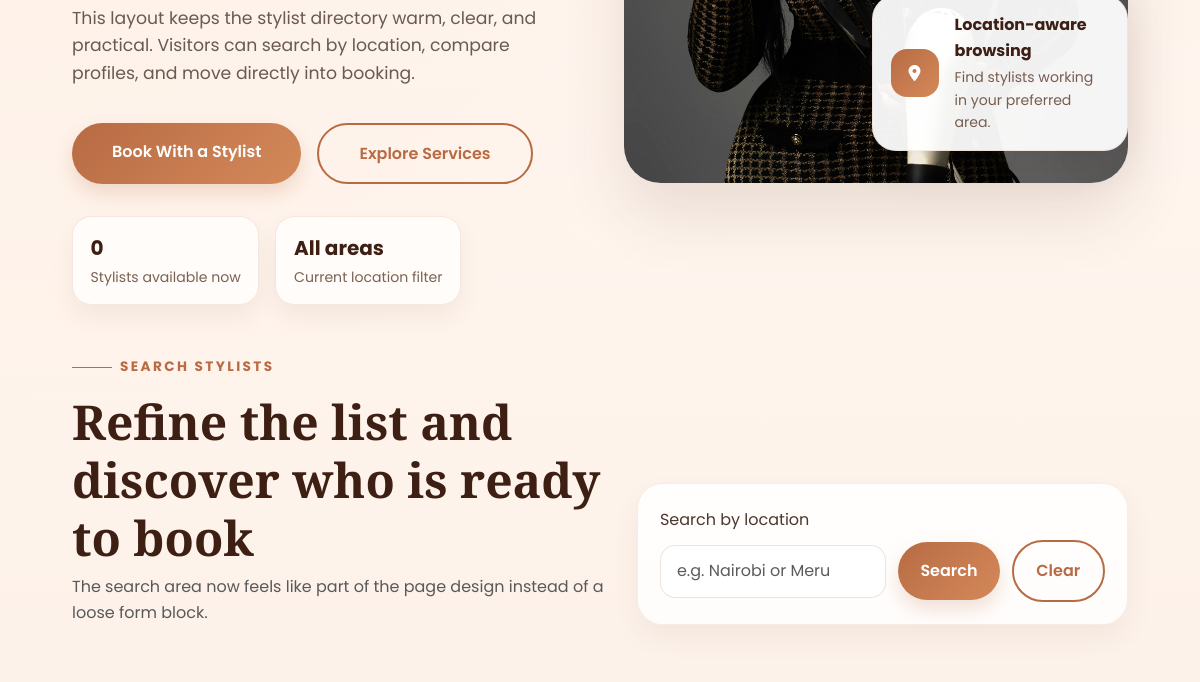
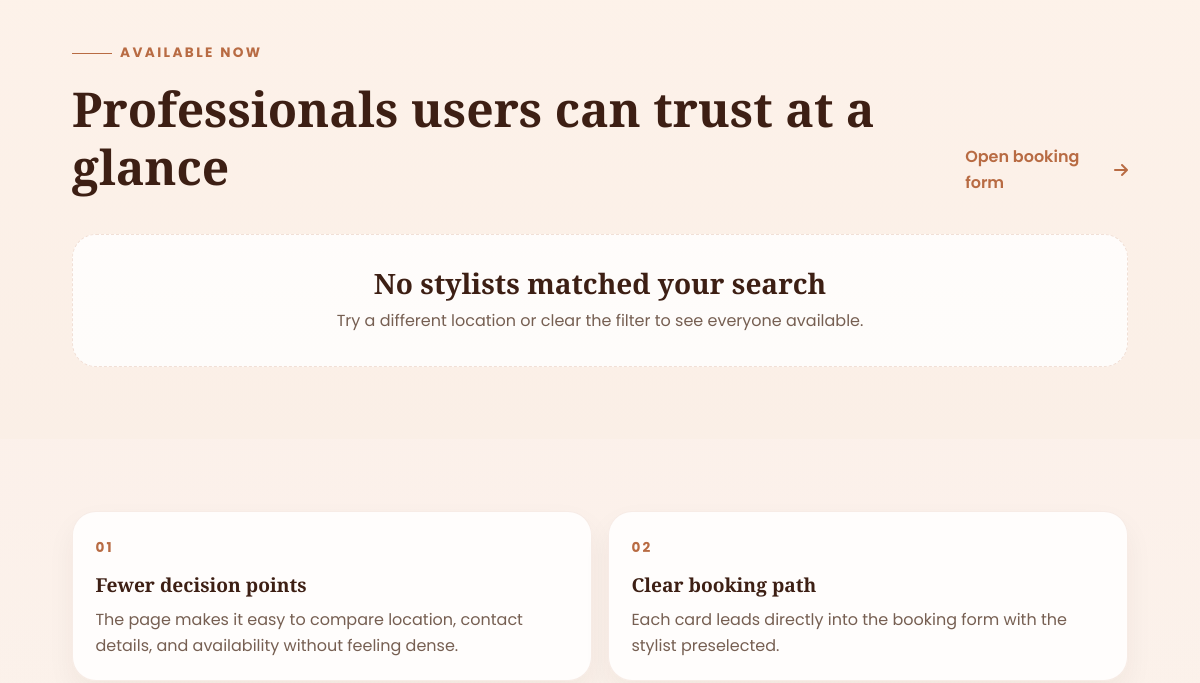
/stylists/ (middle part), run on an earlier commit of the app's database (2 pictures, top to bottom).
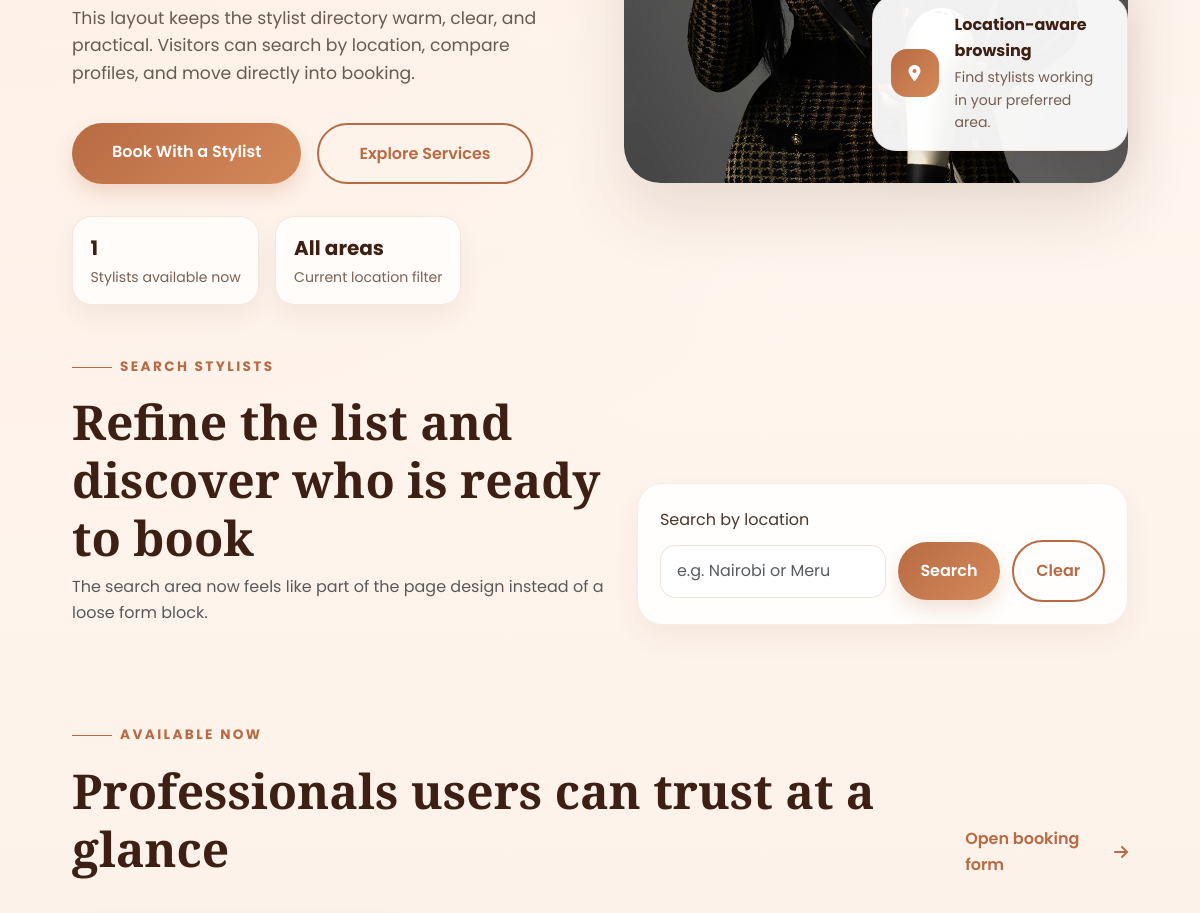
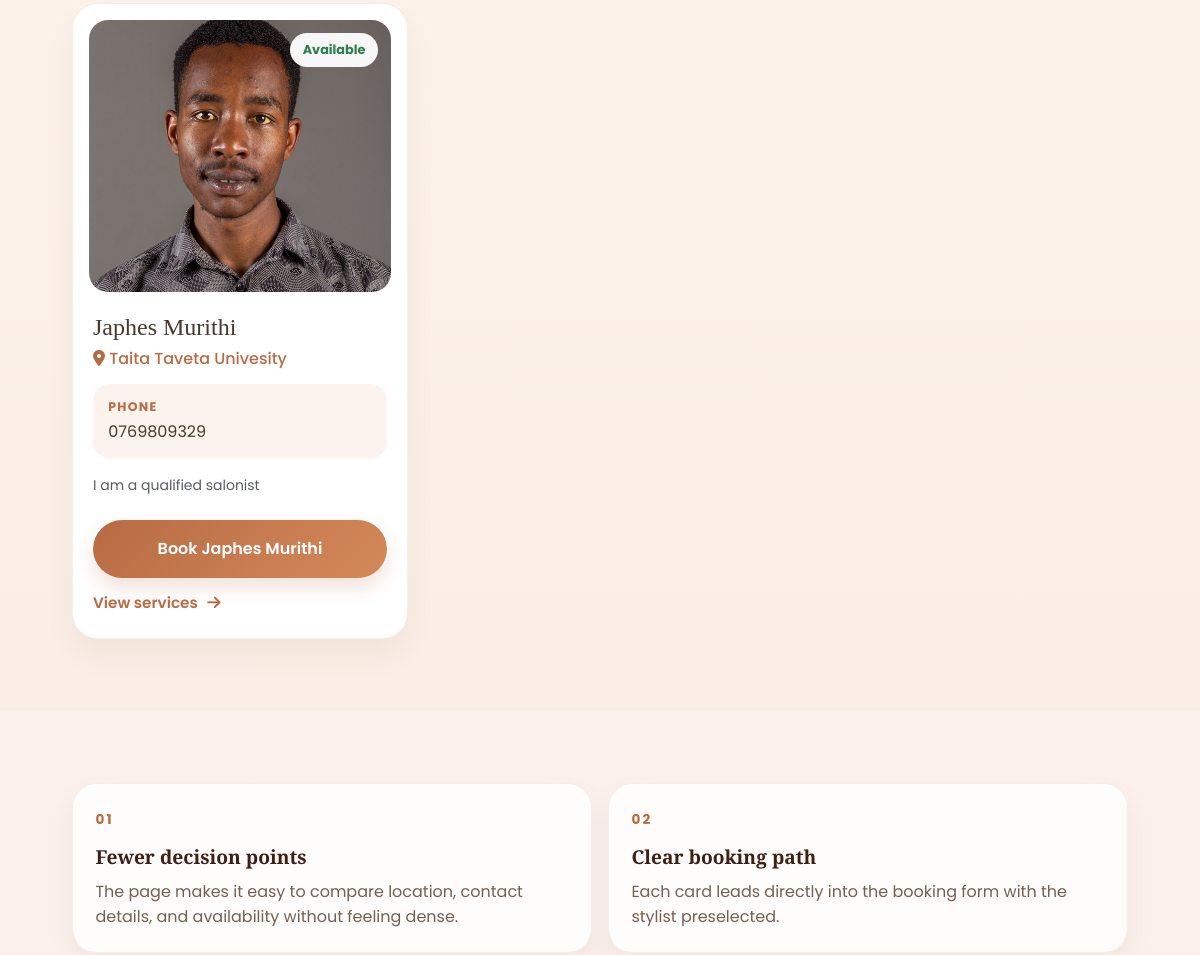
And on a later commit of the database (2 pictures, top to bottom).
### core/models.py (models this page shows, shortened)
class StylistProfile(models.Model):
    user = models.OneToOneField(User, on_delete=models.CASCADE)
    full_name = models.CharField(max_length=150)
    phone = models.CharField(max_length=20)
    location = models.CharField(max_length=100)
    bio = models.TextField()
    profile_image = models.ImageField(upload_to="stylists/", blank=True, null=True)
    is_available = models.BooleanField(default=True)
    class Meta:
        ordering = ["full_name"]

### core/views.py (the view)
# urls.py: path("stylists/", views.stylist_list, name="stylists"),
def stylist_list(request):
    location_query = request.GET.get("location", "").strip()
    stylists = StylistProfile.objects.filter(is_available=True)
    if location_query:
        stylists = stylists.filter(location__icontains=location_query)
    context = {
        "stylists": stylists,
        "location_query": location_query,
    }
    return render(request, "core/stylists.html", context)

### templates/core/stylists.html (shortened to what the changed rows need)
{% extends 'base.html' %}
{% load static %}
{% block content %}
<section class="page-hero page-hero-stylists">
    <div class="container">
        <div class="row align-items-center g-5">
            <div class="col-lg-6">
                <div class="hero-stats">
                    <div class="stat-chip">
                        <strong>{{ stylists|length }}</strong>
                        <span>Stylists available now</span>
                    </div>
                </div>
            </div>
        </div>
    </div>
</section>
<section class="page-summary-strip">
    <div class="container">
        <div class="directory-toolbar">
            <div class="directory-copy">
                <h2 class="section-title mb-2">Refine the list and discover who is ready to book</h2>
            </div>
        </div>
    </div>
</section>
<section class="stylists-spotlight">
    <div class="container">
        <div class="section-heading">
            <div>
                <h2 class="section-title mb-0">Professionals users can trust at a glance</h2>
            </div>
        </div>
        <div class="row g-4">
            {% for stylist in stylists %}
            <div class="col-md-6 col-xl-4">
                <article class="stylist-card stylist-directory-card">
                    <div class="stylist-card-top">
                        {% if stylist.profile_image %}
                            <img src="{{ stylist.profile_image.url }}" alt="{{ stylist.full_name }}" class="stylist-avatar">
                        {% else %}
                            <img src="{% static stylist.placeholder_image %}" alt="{{ stylist.full_name }}" class="stylist-avatar">
                        {% endif %}
                        <span class="availability-pill">Available</span>
                    </div>
                    <div class="stylist-card-body">
                        <div class="stylist-meta-row">
                            <div>
                                <h2 class="h4 mb-1">{{ stylist.full_name }}</h2>
                                <p class="stylist-location"><i class="fas fa-location-dot"></i> {{ stylist.location }}</p>
                            </div>
                        </div>
                        <div class="profile-detail">
                            <strong>Phone</strong>
                            <span>{{ stylist.phone }}</span>
                        </div>
                        <p class="text-muted small mb-4">{{ stylist.bio|truncatewords:24 }}</p>
                        <div class="service-card-footer">
                            <a href="{% url 'book_service' %}?stylist={{ stylist.id }}" class="btn-salon-primary service-card-btn">Book {{ stylist.full_name }}</a>
                            <a href="{% url 'services' %}" class="text-link-arrow service-card-link">View services <i class="fas fa-arrow-right"></i></a>
                        </div>
                    </div>
                </article>
            </div>
            {% empty %}
            <div class="col-12">
                <div class="empty-state-panel">
                    <h3>No stylists matched your search</h3>
                    <p>Try a different location or clear the filter to see everyone available.</p>
                </div>
            </div>
            {% endfor %}
        </div>
    </div>
</section>
{% endblock %}

What changed in the data, as far as the page shows it:
added StylistProfile: profile_image (picture), full_name "Japhes Murithi", location "Taita Taveta Univesity", phone "0769809329", bio "I am a qualified salonist"
Also different on the page:
{{ stylists|length }}: "0" → "1"
text no longer shown: "No stylists matched your search Try a different location or clear the filter to see everyone available."
